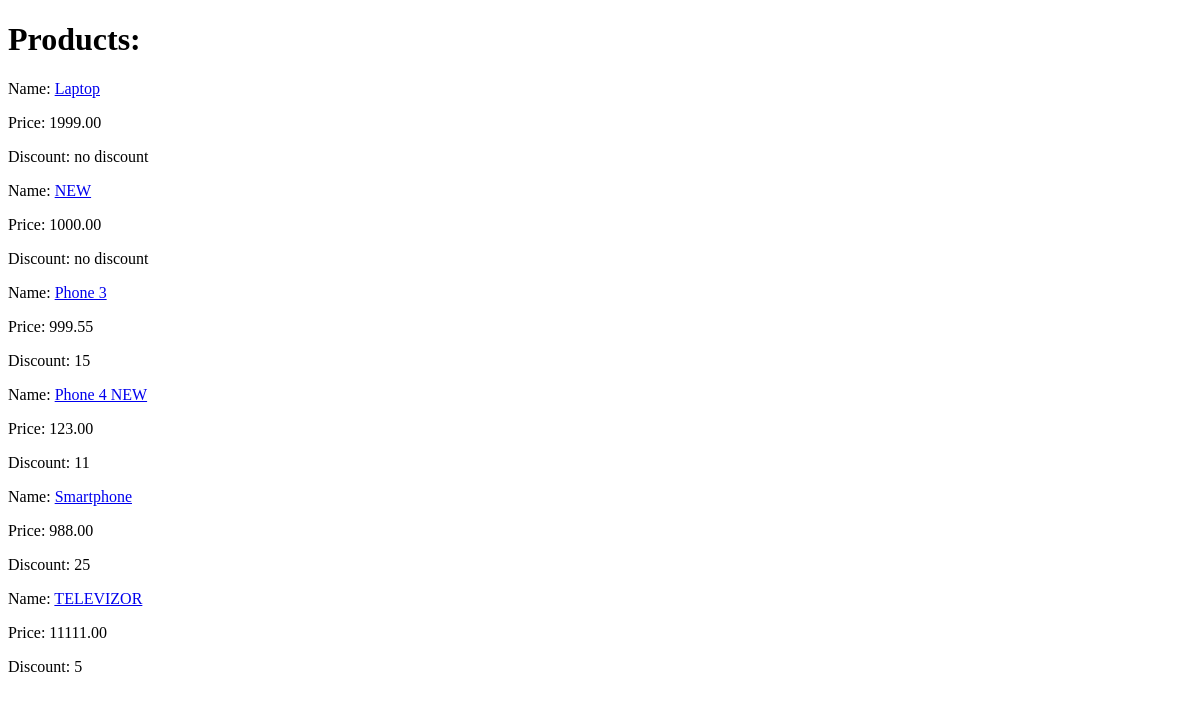
Before: /shop/products/ with the older database file.
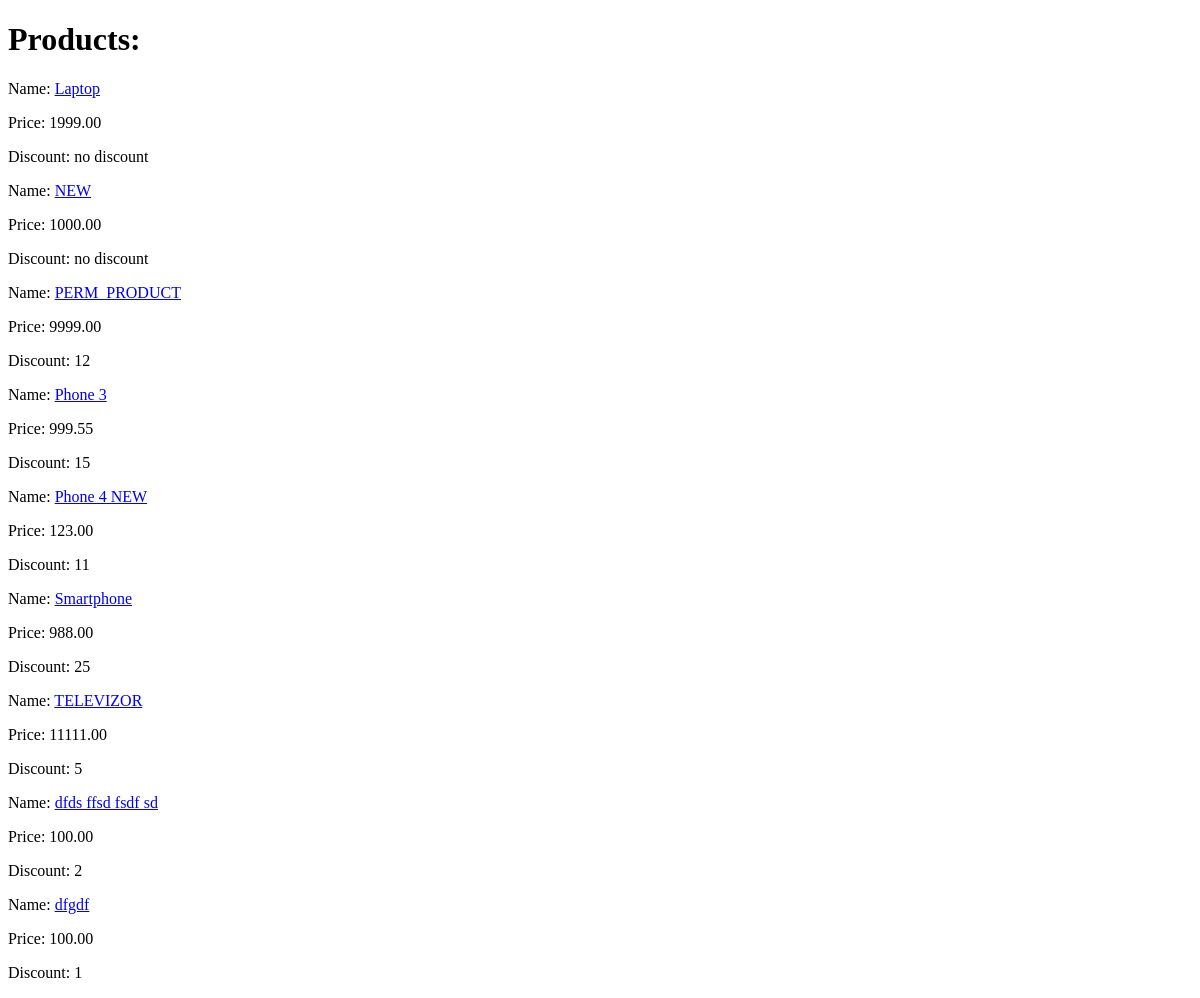
After: the same page with the newer database file.
### shopapp/models.py (models this page shows, shortened)
class Product(models.Model):
    class Meta:
        ordering = ['name', 'price']
    name = models.CharField(max_length=100)
    description = models.TextField(null=False, blank=True)
    price = models.DecimalField(default=0, max_digits=8, decimal_places=2)
    discount = models.SmallIntegerField(default=0)
    created_at = models.DateTimeField(auto_now_add=True)
    archived = models.BooleanField(default=False)
    created_by = models.ForeignKey(User, on_delete=models.CASCADE)

### shopapp/views.py (the view)
# urls.py: path('products/', ProductsListView.as_view(), name='products_list'),
class ProductsListView(ListView):
    template_name = 'shopapp/products-list.html'
    context_object_name = 'products'
    queryset = Product.objects.filter(archived=False)

### shopapp/templates/shopapp/products-list.html (shortened to what this page needs)
{% extends 'shopapp/base.html' %}
{% block body %}
	<h1>Products:</h1>
    {% if products %}
        {% for product in products %}
        	<div>
                <p>Name: <a href="{% url 'shopapp:product_details' pk=product.pk %}">{{ product.name }}</a></p>
                <p>Price: {{ product.price }}</p>
                <p>Discount: {% firstof product.discount 'no discount' %}</p>
            </div>
        {% endfor %}
    {% else %}
        <h3>No products yet</h3>
    {% endif %}
{% endblock %}

Changed rows visible on the page:
added Product: name "PERM_PRODUCT", price "9999.00", discount "12"
added Product: name "dfds ffsd fsdf sd", price "100.00", discount "2"
added Product: name "dfgdf", price "100.00", discount "1"
